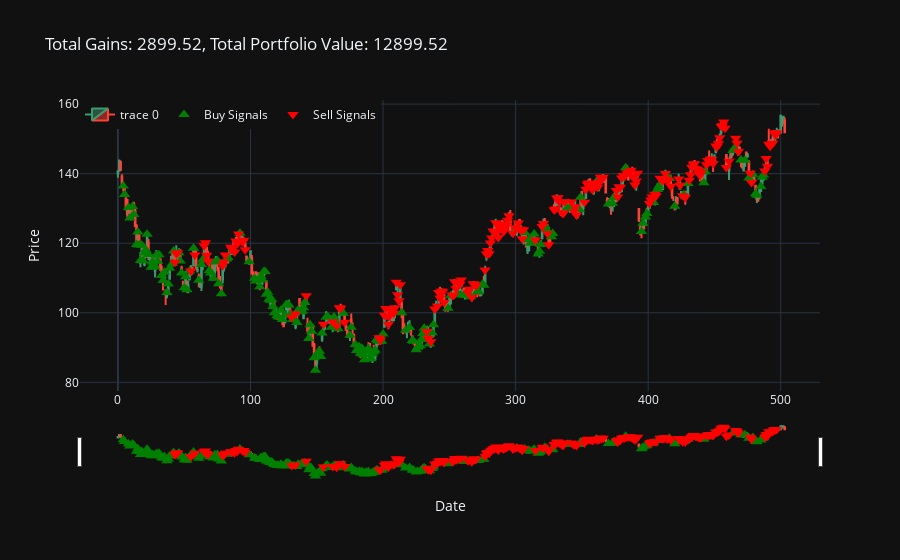

Notebook code for this chart:
### Code cell
import plotly.graph_objects as go

starting_money = 10000

close = data['Close']
final_share_price = close[len(close) - 1]  # Final share price
total_portfolio_value = starting_money + total_gains  # Total portfolio value
total_gains = total_portfolio_value - starting_money

fig = go.Figure()

# Candlestick trace
fig.add_trace(go.Candlestick(x=data.index,
                             open=data['Open'],
                             high=data['High'],
                             low=data['Low'],
                             close=data['Close']))

# Buy signals trace
fig.add_trace(go.Scatter(x=[data.index[i] for i in states_buy],
                         y=[close[i] for i in states_buy],
                         mode='markers',
                         name='Buy Signals',
                         marker=dict(symbol='triangle-up', size=10, color='green')))

# Sell signals trace
fig.add_trace(go.Scatter(x=[data.index[i] for i in states_sell],
                         y=[close[i] for i in states_sell],
                         mode='markers',
                         name='Sell Signals',
                         marker=dict(symbol='triangle-down', size=10, color='red')))

# Set layout
fig.update_layout(
    title=f'Total Gains: {total_gains:.2f}, Total Portfolio Value: {total_portfolio_value:.2f}',
    xaxis_title='Date',
    yaxis_title='Price',
    template='plotly_dark',
    legend=dict(x=0, y=1, orientation='h')
)

fig.show()

### Figure 1 — Plotly figure (JSON) as saved in the notebook; plotly's stock layout.template omitted (floating-point values rounded to 4 significant figures; data arrays with more than 128 entries replaced by an {"elided": "..."} marker saying what was removed)
{"data": [{"close": {"elided": "504 float values"}, "high": {"elided": "504 float values"}, "low": {"elided": "504 float values"}, "open": {"elided": "504 float values"}, "type": "candlestick", "x": {"elided": "504 int values"}}, {"marker": {"color": "green", "size": 10, "symbol": "triangle-up"}, "mode": "markers", "name": "Buy Signals", "type": "scatter", "x": {"elided": "193 int values"}, "y": {"elided": "193 float values"}}, {"marker": {"color": "red", "size": 10, "symbol": "triangle-down"}, "mode": "markers", "name": "Sell Signals", "type": "scatter", "x": {"elided": "193 int values"}, "y": {"elided": "193 float values"}}], "layout": {"legend": {"orientation": "h", "x": 0, "y": 1}, "title": {"text": "Total Gains: 2899.52, Total Portfolio Value: 12899.52"}, "xaxis": {"title": {"text": "Date"}}, "yaxis": {"title": {"text": "Price"}}}}
